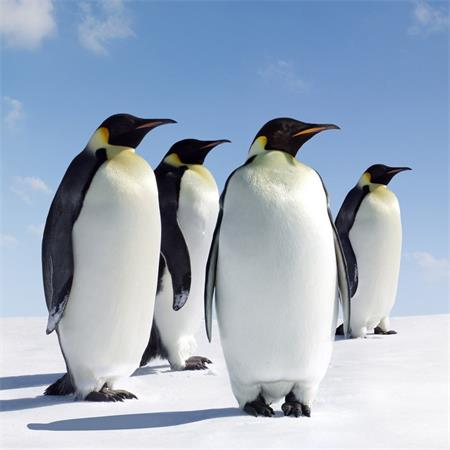
#> input picture ml/data/penguin.jpg, 450 x 450 px
$ python myOpencvFeature.py
#> lines starting #> are read from the running program, lines starting #| are printed output that depends on the picture
# @Time    : 2018/6/22 21:28
# @Author  : cap
# @FileName: myOpencvFeature.py
# @Software: PyCharm Community Edition
# @introduction: 图像特征值
import cv2 as cv
import numpy as np
import matplotlib.pyplot as mp
import mpl_toolkits.axes_grid1 as mg


def read_image(filename):
#> called with filename = './data/penguin.jpg'
    image = cv.imread(filename)
#> image is the input picture: shape (450, 450, 3); mean B, G, R 192.3, 173.7, 159
    return image


def show_image(title, image):
    cv.imshow(title, image)


def calc_features(image):
    # 用star提取颜色相关特征
    star = cv.xfeatures2d.StarDetector_create()
    keypoints = star.detect(image)
#> keypoints = 96 keypoints; strongest (x, y, size): (201, 186, 32), (155, 361, 8), (165, 362, 4), (197, 246, 22)
    # 用SIFT提取边缘等特征
    sift = cv.xfeatures2d.SIFT_create()
    gray = cv.cvtColor(image, cv.COLOR_BGR2GRAY)
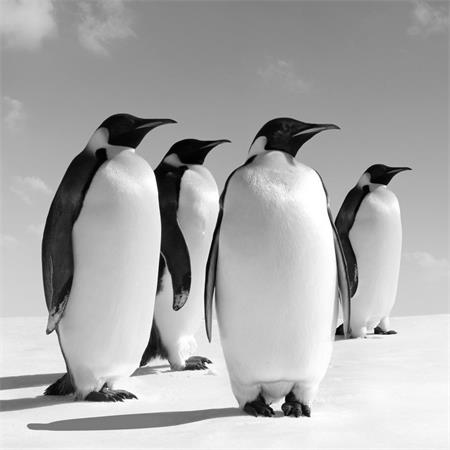
#> gray: shape (450, 450); min 0, max 255, mean 171.4
#| (96, 128)
    # 对两个特征值进行整合
    keypoints, desc = sift.compute(gray, keypoints)
    return desc

def draw_desc(desc):
    ma = mp.matshow(desc, cmap='jet')
    mp.gcf().set_facecolor(np.ones(3) * 240 / 255)
    mp.title('DESC', fontsize=20)
    mp.xlabel('Feature', fontsize=14)
    mp.ylabel('Sample', fontsize=14)
    ax = mp.gca()
    ax.xaxis.set_major_locator(mp.MultipleLocator(8))
    ax.xaxis.set_minor_locator(mp.MultipleLocator())
    ax.yaxis.set_major_locator(mp.MultipleLocator(8))
    ax.yaxis.set_minor_locator(mp.MultipleLocator())
    mp.tick_params(which='both', top=True, right=True, labeltop=False, labelbottom=True, labelsize=10)
    dv = mg.make_axes_locatable(ax)
    ca = dv.append_axes('right', '3%', pad='3%')
    cb = mp.colorbar(ma, cax=ca)
    cb.set_label('DESC', fontsize=14)


def show_chart():
    mp.show()
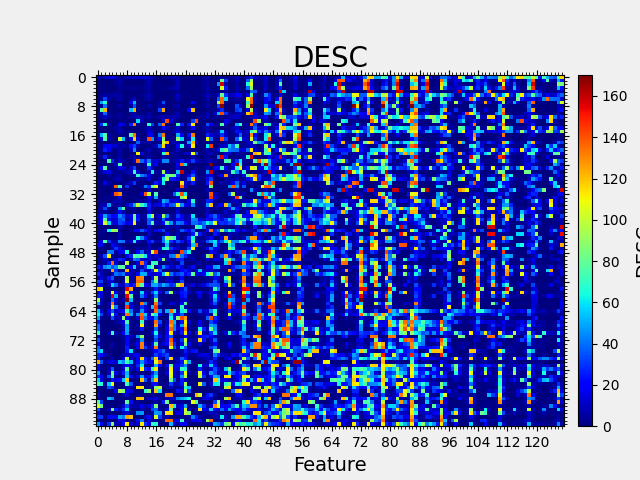
#> figure drawn by matplotlib, 2 panels


def main():
    original = read_image('./data/penguin.jpg')
    desc = calc_features(original)
    print(desc.shape)
    draw_desc(desc)
    show_chart()
    # show_image('Original', original)
    # cv.waitKey()


if __name__ == '__main__':
    main()
